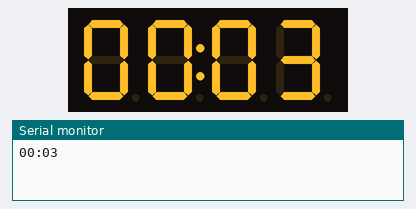
Simulated run of this sketch. Board: Arduino Uno, built with avr-gcc and run on an emulated ATmega328P. On the bench: 4-digit seven-segment display, the last lines printed to the serial monitor. At 17.0 s the program stops and its outputs stay as they are.

Above: at 2.1 s.
At 3.1 s:
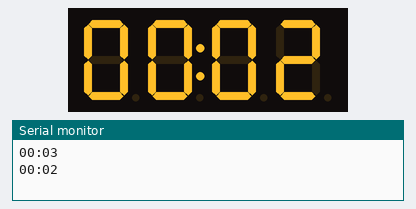
At 5.1 s:
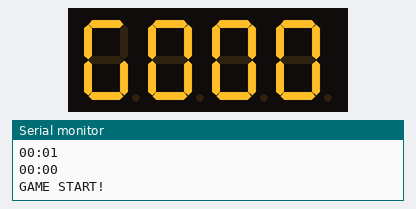
At 7.1 s:
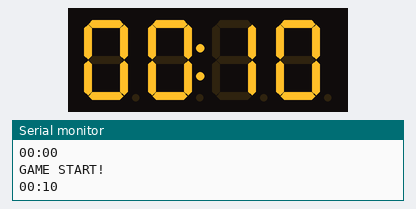
At 11.1 s:
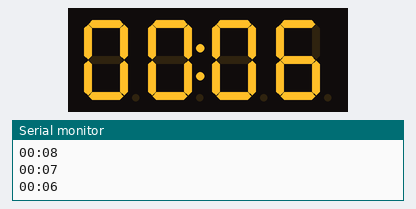
At 17.1 s:
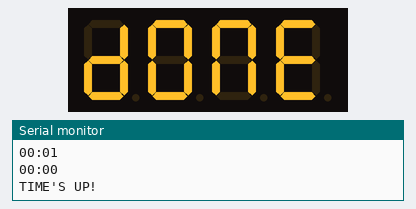

Measured:
- what the display in image 0 shows lasts 1.0 s, from 2.0 s to 3.0 s
- what the display in image 2 shows lasts 2.0 s, from 5.0 s to 7.0 s

The sketch:

countdown_hex.ino
```cpp
#include <Wire.h> // Enable this line if using Arduino Uno, Mega, etc.
#include <Adafruit_GFX.h>
#include "Adafruit_LEDBackpack.h"

// #include "Wire.h"
// #define MUX_ADDR 0x70 //TCA9548A encoder address

// //helper function to help select port
// // use by doing TCAsel(0) -> TCAsel(7)
// void TCAsel(uint8_t i2c_bus){
//   if (i2c_bus > 7){
//     return;
//   }

//   Wire.beginTransmission (MUX_ADDR);
//   Wire.write(1 << i2c_bus);
//   Wire.endTransmission();
// }

Adafruit_7segment hex_timer = Adafruit_7segment();

//actual countdown
unsigned long previousMillis = 0;
const unsigned int startSeconds = 10;  // 2 minutes
unsigned int remainingSeconds = startSeconds;

//mini pre game countdown
const unsigned int miniStartSeconds = 3; // 3, 2, 1, GO
unsigned int secondsUntilGo = miniStartSeconds;

unsigned int minutes, seconds;
int min10, min1, sec10, sec1;

unsigned long currentMillis;

bool start = false;

void initial_display();
void mini_countdown();
void countdown();

void setup() {
  delay(2000); // 1000 makes it glitch a little at 3, 2000 makes it glitch at prev -> probably doesnt matter because there's going to be a startup time
  Serial.begin(9600);

 // TCAsel(2);

  hex_timer.begin(0x73);
}

void loop() {
  if (start == false){
    mini_countdown();
  } else {
    countdown();
  }
}

void initial_display(){
  hex_timer.writeDigitNum(0, 8);
  hex_timer.writeDigitNum(1, 8);
  hex_timer.drawColon(false);
  hex_timer.writeDigitNum(3, 8);
  hex_timer.writeDigitNum(4, 8);
}

void mini_countdown(){
  //Serial.println("go() called");
  currentMillis = millis();

  // every 1000 ms, decrement remainingSeconds (if > 0) and print
  if (currentMillis - previousMillis >= 1000) {
    previousMillis = currentMillis;

    // compute minutes and seconds
    minutes = secondsUntilGo / 60;
    seconds = secondsUntilGo % 60;

    // split into tens/ones if you really want digits
    min10 = minutes / 10;
    min1  = minutes % 10;
    sec10 = seconds / 10;
    sec1  = seconds % 10;

    //PRINT IN SERIAL
    // print as mm:ss
    Serial.print(min10);
    Serial.print(min1);
    Serial.print(':');
    Serial.print(sec10);
    Serial.println(sec1);

    //PRINT ON hex_timer
    hex_timer.writeDigitNum(0, min10);
    hex_timer.writeDigitNum(1, min1);
    hex_timer.drawColon(true);
    hex_timer.writeDigitNum(3, sec10);
    hex_timer.writeDigitNum(4, sec1);
    hex_timer.writeDisplay();

    if (secondsUntilGo > 0) {
      --secondsUntilGo;
    } else {
      start = true;
      Serial.println("GAME START!");
      hex_timer.writeDigitAscii(0, 71);
      hex_timer.writeDigitAscii(1, 79);
      hex_timer.drawColon(false);
      hex_timer.writeDigitAscii(3, 79);
      hex_timer.writeDigitAscii(4, 79);
      hex_timer.writeDisplay();
      delay(1000);
      previousMillis = millis();
      return;
    }
  }
}

void countdown(){
  //Serial.println("countdown() called");
  currentMillis = millis();

  // every 1000 ms, decrement remainingSeconds (if > 0) and print
  if (currentMillis - previousMillis >= 1000) {
    previousMillis = currentMillis;

    // compute minutes and seconds
    minutes = remainingSeconds / 60;
    seconds = remainingSeconds % 60;

    // split into tens/ones if you really want digits
    min10 = minutes / 10;
    min1  = minutes % 10;
    sec10 = seconds / 10;
    sec1  = seconds % 10;

    //PRINT IN SERIAL
    // print as mm:ss
    Serial.print(min10);
    Serial.print(min1);
    Serial.print(':');
    Serial.print(sec10);
    Serial.println(sec1);

    //PRINT ON hex_timer
    hex_timer.writeDigitNum(0, min10);
    hex_timer.writeDigitNum(1, min1);
    hex_timer.drawColon(true);
    hex_timer.writeDigitNum(3, sec10);
    hex_timer.writeDigitNum(4, sec1);
    hex_timer.writeDisplay();

    if (remainingSeconds > 0) {
      --remainingSeconds;
    } else {
      Serial.println("TIME'S UP!");
      hex_timer.writeDigitAscii(0, 68);
      hex_timer.writeDigitAscii(1, 79);
      hex_timer.drawColon(false);
      hex_timer.writeDigitAscii(3, 78);
      hex_timer.writeDigitAscii(4, 69);
      hex_timer.writeDisplay();
      while (1) {}
    }

  }

}
```
